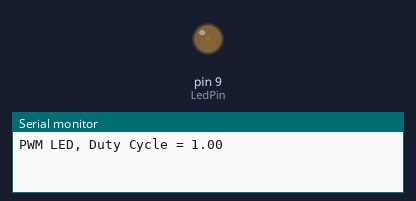
A sketch run on a simulated Arduino Uno, built with avr-gcc and run on an emulated ATmega328P. Parts: output pins drawn as LEDs (lit = HIGH), the last lines printed to the serial monitor.

Above: at 0.1 s.
At 19.6 s:
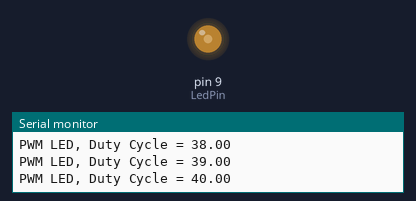
At 29.1 s:
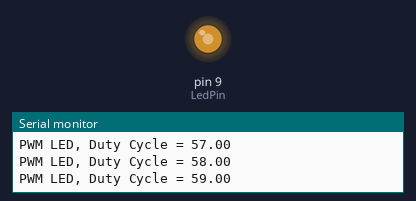
At 39.1 s:
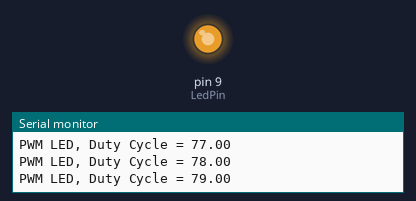
Timing chart, 0 to 40.0 s (numbered marks = the images above):
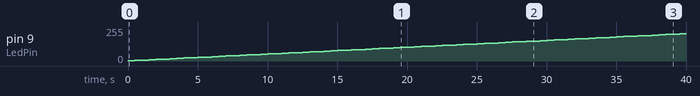

The sketch:

Timer1_Lib_PWM_Control.ino
```cpp
// Bsp erzeugt ein PWM signal mit variabler Frequenz und variablem Tastverhältnis.
// Arduino's analogWrite() gives you PWM output, but no control over the
// carrier frequency. The default frequency is low, typically 490 or
// 3920 Hz. Hier wird gezeigt wie man beides ändern kann
#include <TimerOne.h>

#define  REPEAT_TIME  2000          // Wartezeit für erneuter Programm Start
#define  DUTYCYCLE_LOOP_TIME  500   // Wartezeit für PWM Duty Cycle Schleife

const int LedPin = 9;               // PWM Pin 9 oder 10 beim Arduino
float dutyCycle = 0;                // Gleitkommavariable für Duty Cycle Berechnung

void setup(void)
{
  Timer1.initialize(2000000);       // Angabe in MicroSek, 1/Sek = Frequenz
  Serial.begin(9600);
}  // setup

void loop(void)
{
  for (dutyCycle = 1.0; dutyCycle < 100.0; dutyCycle++)  // Tastverhältnis von 1-100 hochzählen
  {
    Serial.print("PWM LED, Duty Cycle = ");
    Serial.println(dutyCycle);
    Timer1.pwm(LedPin, (dutyCycle * 1023.0) / 100);      // Fct ".pwm" setzt PinNr & DutyCycle 0-1023
    delay(DUTYCYCLE_LOOP_TIME);                          // kurz warten, damit man was sieht
  }  // for
  delay(REPEAT_TIME);                                    // Warten, dann beginnt Programm von vorne
}  // loop
```

Measured:
- by itself, pin 9 (LedPin): moves from 0/255 to 204/255 over 39.6 s
